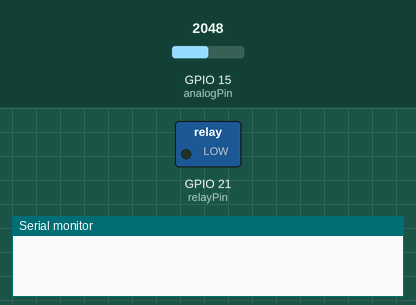
Simulated run of this sketch. Board: ESP32. Shown: switched loads named in the sketch (green lamp = pin HIGH), the last lines printed to the serial monitor. The inputs (shaded band) are chosen by the test bench; at power-on: GPIO 15 (analogPin) = 2048. WiFi joins after 1.5 s; servers stay silent unless stated; random numbers use the default seed unless the sketch sets one; no MQTT or app messages arrive unless stated.

Above: at 0.1 s.
At 22.6 s:
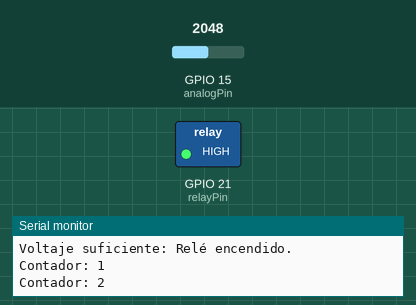
Timing chart, 0 to 24.1 s (numbered marks = the images above):
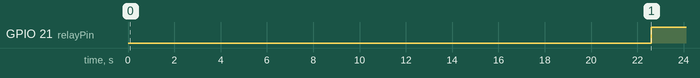

The sketch:

6a-smooth_fallido.ino
```cpp
#include <WiFi.h>
#include <PubSubClient.h>
#include <SoftwareSerial.h>

// Datos de la red WiFi
const char* ssid = "INFINITUMD2AC";
const char* password = "PCwGdtcV9D";

// Datos del broker MQTT
const char* mqtt_server = "192.168.1.81";
const char* mqtt_topic = "tgg/carta";

// Configuración de IP fija
IPAddress local_IP(192, 168, 1, 32);
IPAddress gateway(192, 168, 1, 254);
IPAddress subnet(255, 255, 255, 0);

// Pines y configuración de lectura analógica
const int analogPin = 15;  // Pin analógico para leer el voltaje (GPIO15)
const float referenceVoltage = 5;  // Voltaje de referencia del ESP32
const int adcMaxValue = 4095;  // Resolución del ADC (12 bits)

// Configuración del divisor de voltaje
const float resistor1 = 10000.0;  // 10k ohms
const float resistor2 = 33000.0;  // 33k ohms

// Umbral de batería
const float batteryFullVoltage = 12.6;  // Voltaje total de la batería
const float batteryThreshold = 0.2;     // 20% de la carga total
const float batteryMinVoltage = batteryFullVoltage * batteryThreshold;  // 20% del voltaje de la batería

// Pines del relé y MP3
const int relayPin = 21;  // Pin del relé
const int mp3RxPin = 22;  // RX del ESP32 conectado a TX del YX5300
const int mp3TxPin = 23;  // TX del ESP32 conectado a RX del YX5300

// Variables de tiempo
unsigned long timeNow = 0;
unsigned long timeLastCheck = 0;
unsigned long timeLastCounter = 0;

// Intervalos de tiempo
const unsigned long intervalCheck = 20000;    // Comprobar voltaje cada 20 segundos
const unsigned long intervalCounter = 1000;   // Incrementar contador cada 1 segundo
const unsigned long mp3PlaybackDuration = 480000;  // 8 minutos en milisegundos

// Variables de estado
int counter = 0;
bool wifiConnected = false;
bool mp3Playing = false;
unsigned long mp3PlaybackStartTime = 0;

// Cliente WiFi y MQTT
WiFiClient espClient;
PubSubClient client(espClient);

// Comunicación con el MP3
SoftwareSerial mp3Serial(mp3RxPin, mp3TxPin);

// Variables para controlar el volumen
int currentVolume = 15; // Volumen inicial al 50% (0-30)

// Variables para disminuir el volumen gradualmente
bool mp3Stopping = false;
unsigned long volumeDecreaseStartTime = 0;
unsigned long lastVolumeDecreaseTime = 0;
const unsigned long volumeDecreaseInterval = 100; // Intervalo entre disminuciones de volumen (en ms)

// Función para generar un ID único para MQTT
String generateUniqueID() {
  String id = "";
  const char alphanum[] = "ABCDEFGHIJKLMNOPQRSTUVWXYZabcdefghijklmnopqrstuvwxyz0123456789";
  for (int i = 0; i < 6; i++) {
    id += alphanum[random(0, sizeof(alphanum) - 1)];
  }
  return id;
}

// Función para enviar comandos al MP3
void sendCommand(uint8_t command, uint8_t arg1 = 0, uint8_t arg2 = 0) {
  uint8_t commandBuffer[8] = {
    0x7E, 0xFF, 0x06, command, 0x00, arg1, arg2, 0xEF
  };
  mp3Serial.write(commandBuffer, 8);
}

// Función de callback para mensajes MQTT
void callback(char* topic, byte* payload, unsigned int length) {
  Serial.print("Mensaje recibido en el tema: ");
  Serial.println(topic);
  Serial.print("Mensaje: ");
  if (length == 1 && (payload[0] == '0' || payload[0] == '1')) {
    char msg = (char)payload[0];
    Serial.println(msg);
    if (msg == '1') {
      if (!mp3Playing) {
        startMp3Playback();
      } else {
        Serial.println("MP3 ya está reproduciéndose.");
      }
    } else if (msg == '0') {
      if (mp3Playing && !mp3Stopping) {
        stopMp3Playback();
      } else {
        Serial.println("MP3 no está reproduciéndose o ya se está deteniendo.");
      }
    }
  } else {
    Serial.println("Mensaje no válido");
  }
}

// Función para configurar la conexión MQTT
void reconnectMQTT() {
  while (!client.connected() && wifiConnected) {
    String clientId = "carta-" + generateUniqueID();
    Serial.println("ID Generado: " + clientId);
    Serial.print("Conectando al broker MQTT con ID: ");
    Serial.println(clientId);
    if (client.connect(clientId.c_str())) {
      Serial.println("Conectado al broker MQTT");
      client.subscribe(mqtt_topic);
    } else {
      Serial.print("Fallo, rc=");
      Serial.print(client.state());
      Serial.println(" Intentando de nuevo en 5 segundos");
      delay(5000);
    }
  }
}

// Función para iniciar la reproducción del MP3
void startMp3Playback() {
  Serial.println("Iniciando reproducción de MP3...");
  currentVolume = 15; // Establecer el volumen al 50%
  sendCommand(0x06, 0x00, currentVolume); // Establecer el volumen
  delay(20); // Pequeña pausa para asegurar que el comando es procesado
  sendCommand(0x09, 0x00, 0x02); // Seleccionar tarjeta SD
  delay(20);
  sendCommand(0x03, 0x00, 0x01);  // Reproducir el primer archivo
  mp3PlaybackStartTime = millis();
  mp3Playing = true;
  mp3Stopping = false; // Asegurarse de que no está en proceso de detenerse
}

// Función para detener la reproducción del MP3
void stopMp3Playback() {
  if (!mp3Stopping) {
    Serial.println("Iniciando disminución gradual del volumen...");
    mp3Stopping = true;
    volumeDecreaseStartTime = millis();
    lastVolumeDecreaseTime = millis();
  }
}

void setup() {
  Serial.begin(115200);

  // Inicializar generador de números aleatorios
  randomSeed(micros());

  // Configurar pines
  pinMode(analogPin, INPUT);
  pinMode(relayPin, OUTPUT);
  digitalWrite(relayPin, LOW);

  // Configurar MP3
  mp3Serial.begin(9600);
  currentVolume = 15; // Volumen inicial al 50%
  sendCommand(0x06, 0x00, currentVolume); // Volumen al 50%
  delay(20); // Pequeña pausa para asegurar que el comando es procesado
  sendCommand(0x09, 0x00, 0x02); // Seleccionar tarjeta SD
  delay(20);

  // Configurar WiFi y MQTT
  WiFi.disconnect(true);
  WiFi.mode(WIFI_OFF);
  client.setServer(mqtt_server, 1883);
  client.setCallback(callback);

  // Inicializar tiempos
  timeLastCheck = millis();
  timeLastCounter = millis();
}

void loop() {
  timeNow = millis();

  // Comprobar el voltaje de la batería cada 20 segundos
  if (timeNow - timeLastCheck >= intervalCheck) {
    timeLastCheck = timeNow;

    // Desconectar WiFi antes de leer el voltaje
    if (wifiConnected) {
      WiFi.disconnect(true);
      WiFi.mode(WIFI_OFF);
      wifiConnected = false;
    }

    float batteryVoltage = leerBateria();

    Serial.print("Voltaje de la batería: ");
    Serial.print(batteryVoltage);
    Serial.println(" V");

    if (batteryVoltage < batteryMinVoltage) {
      digitalWrite(relayPin, LOW);
      Serial.println("Voltaje bajo: Relé apagado.");
    } else {
      if (!wifiConnected) {
        Serial.println("Intentando reconectar a WiFi...");
        if (!WiFi.config(local_IP, gateway, subnet)) {
          Serial.println("Configuración de IP fallida.");
        }

        WiFi.mode(WIFI_STA);
        WiFi.begin(ssid, password);

        while (WiFi.status() != WL_CONNECTED) {
          delay(500);
          Serial.print(".");
        }
        Serial.println();
        Serial.println("Conectado a WiFi");
        Serial.print("Dirección IP: ");
        Serial.println(WiFi.localIP());
        wifiConnected = true;
        counter = 0;
        delay(1000);
        reconnectMQTT();
      }
      digitalWrite(relayPin, HIGH);
      Serial.println("Voltaje suficiente: Relé encendido.");
    }
  }

  // Mantener la conexión MQTT activa
  if (wifiConnected) {
    if (!client.connected()) {
      reconnectMQTT();
    }
    client.loop();
  }

  // Imprimir el contador cada segundo
  if (wifiConnected && timeNow - timeLastCounter >= intervalCounter) {
    timeLastCounter = timeNow;
    counter++;
    Serial.print("Contador: ");
    Serial.println(counter);
  }

  // Gestionar la reproducción del MP3
  if (mp3Playing && !mp3Stopping) {
    if (millis() - mp3PlaybackStartTime >= mp3PlaybackDuration) {
      Serial.println("Reproducción de MP3 completada.");
      stopMp3Playback();
    }
  }

  // Disminuir el volumen gradualmente al detener la reproducción
  if (mp3Stopping) {
    if (millis() - lastVolumeDecreaseTime >= volumeDecreaseInterval) {
      lastVolumeDecreaseTime = millis();
      if (currentVolume > 0) {
        currentVolume--;
        sendCommand(0x06, 0x00, currentVolume);
        Serial.print("Volumen disminuido a: ");
        Serial.println(currentVolume);
      } else {
        sendCommand(0x16);  // Comando para detener
        mp3Playing = false;
        mp3Stopping = false;
        Serial.println("Reproducción de MP3 detenida.");
      }
    }
  }
}

// Función para leer el voltaje de la batería
float leerBateria() {
  int analogValue = analogRead(analogPin);
  float measuredVoltage = (analogValue * referenceVoltage) / adcMaxValue;
  float batteryVoltage = measuredVoltage / (resistor1 / (resistor1 + resistor2));
  return batteryVoltage;
}
```

Measured:
- by itself, GPIO 21 (relayPin): LOW → HIGH at 22.6 s
